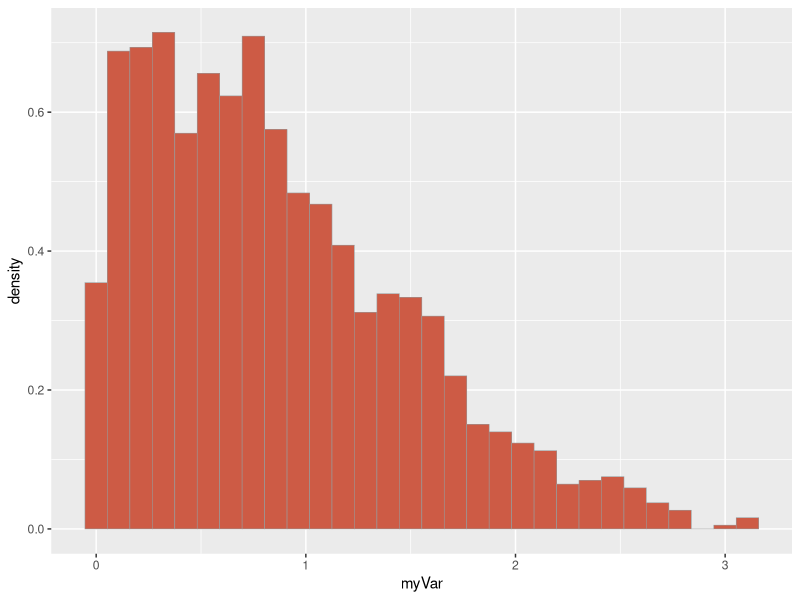
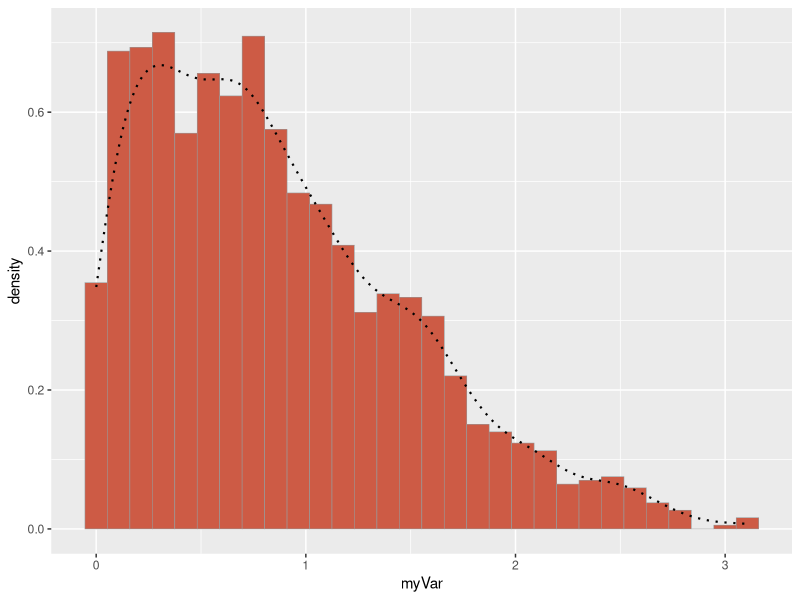
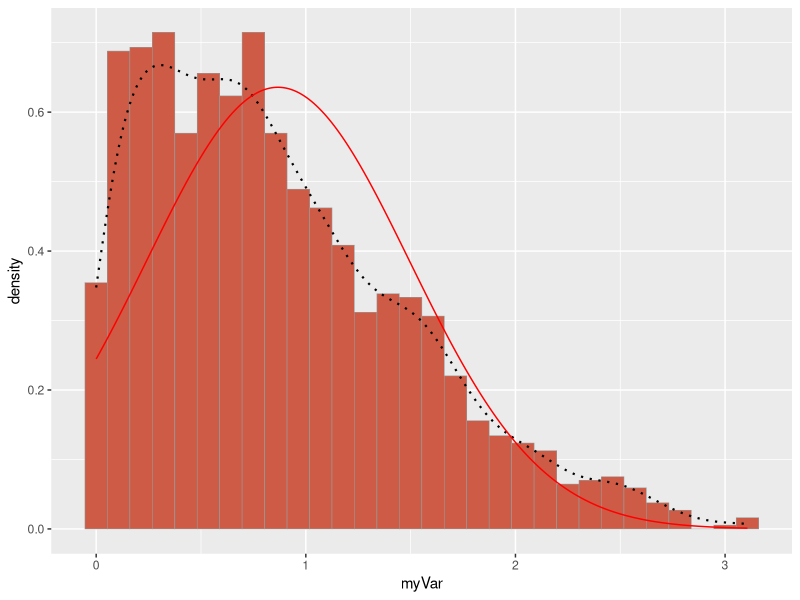
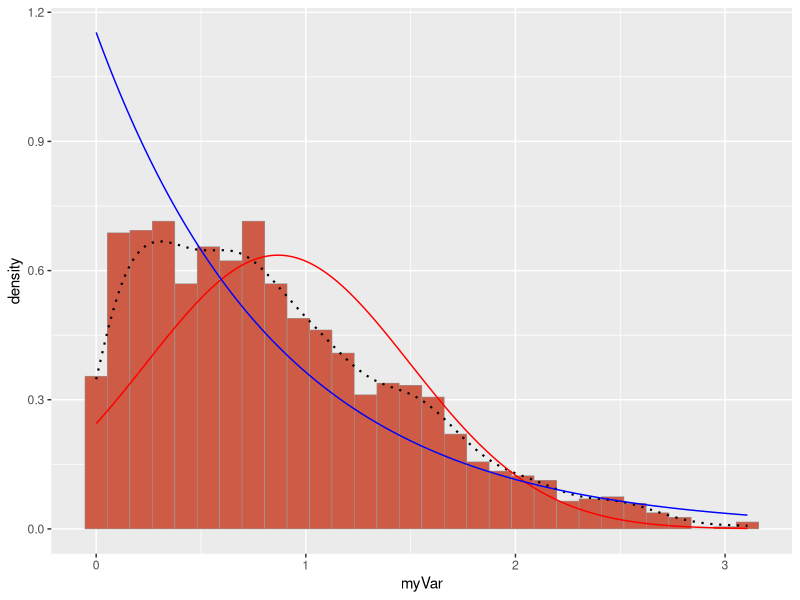
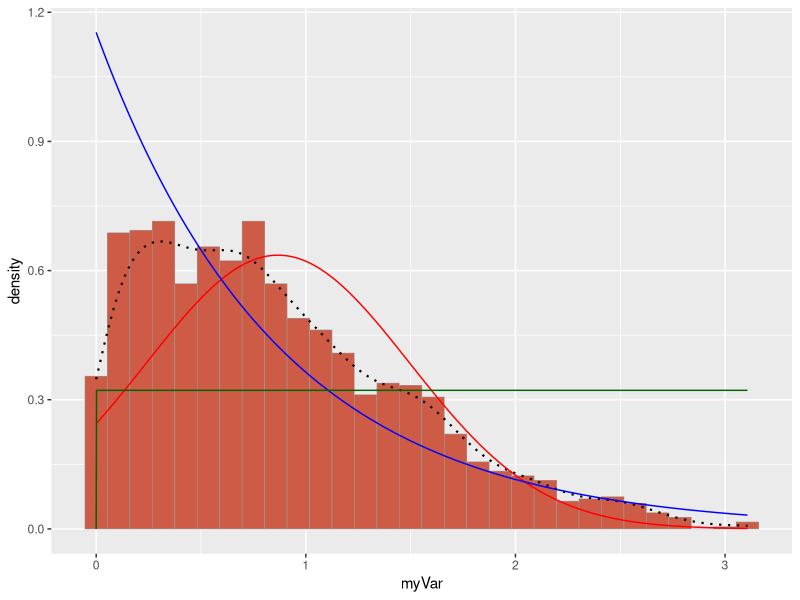
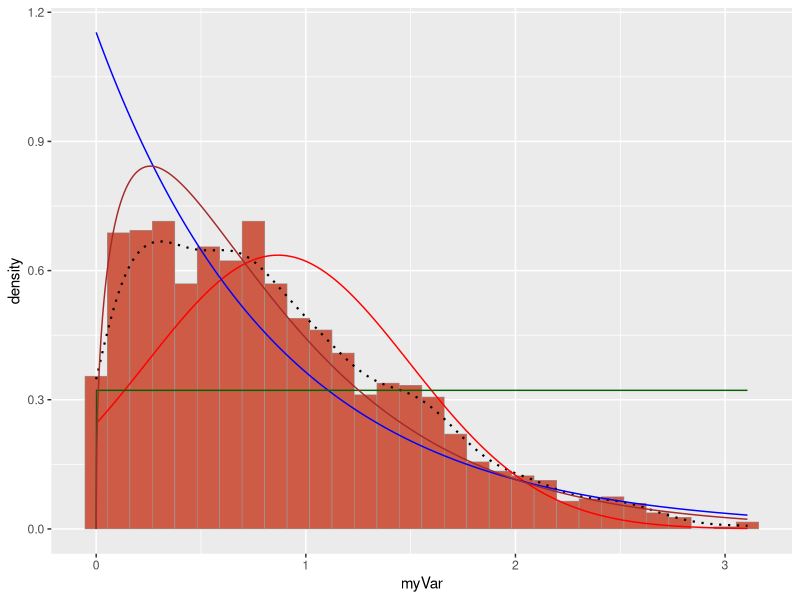
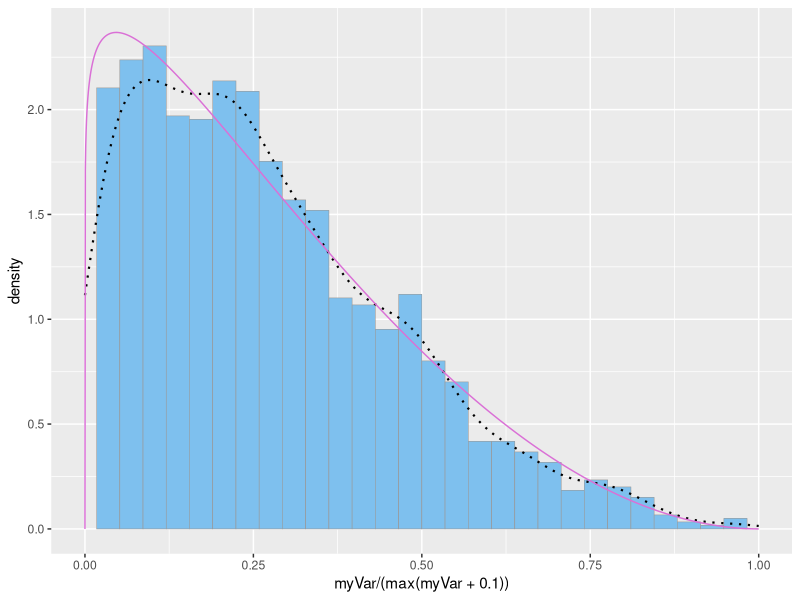
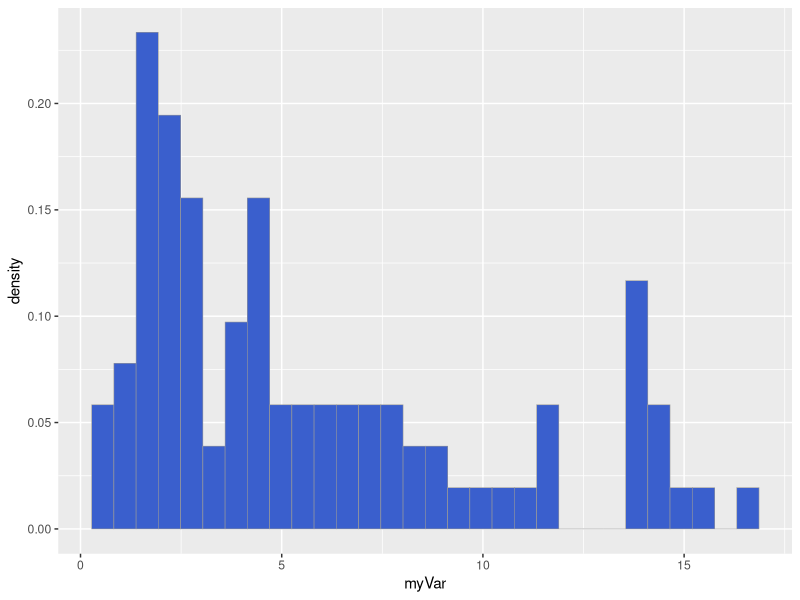

The R source for these figures, in order:
## ---- chunk 1
knitr::opts_chunk$set(echo = TRUE)
## ---- chunk 2
library(ggplot2) # for graphics
library(MASS) # for maximum likelihood estimation

# quick and dirty, a truncated normal distribution to work on the solution set

# -------------- Read in Data Vector --------------
z <- rnorm(n=3000,mean=0.2)
z <- data.frame(1:3000,z)
names(z) <- list("ID","myVar")
z <- z[z$myVar>0,]
str(z)
summary(z$myVar)

# ----------------- Plot Histogram of Data ------------
p1 <- ggplot(data=z, aes(x=myVar, y=..density..)) +
  geom_histogram(color="grey60",fill="coral3",size=0.2) 
print(p1)

# -------------- Add empirical density curve ----------
p1 <-  p1 +  geom_density(linetype="dotted",size=0.75)
print(p1)

# ------------ Max Likelihood Parameters for Normal -----
normPars <- fitdistr(z$myVar,"normal")
print(normPars)
str(normPars)
normPars$estimate["mean"] # note structure of getting a named attribute

# ----------- NORMAL Prob Density ------------------
meanML <- normPars$estimate["mean"]
sdML <- normPars$estimate["sd"]

xval <- seq(0,max(z$myVar),len=length(z$myVar))

stat <- stat_function(aes(x = xval, y = ..y..), fun = dnorm, colour="red", n = length(z$myVar), args = list(mean = meanML, sd = sdML))
p1 + stat

# -----------EXPONENTIAL Prob Density ---------------
# models continuous variables
expoPars <- fitdistr(z$myVar,"exponential")
rateML <- expoPars$estimate["rate"]

stat2 <- stat_function(aes(x = xval, y = ..y..), fun = dexp, colour="blue", n = length(z$myVar), args = list(rate=rateML))
p1 + stat + stat2

# --------- UNIFORM Prob Density ------------------
# assumes every outcome has same probability of occuring
stat3 <- stat_function(aes(x = xval, y = ..y..), fun = dunif, colour="darkgreen", n = length(z$myVar), args = list(min=min(z$myVar), max=max(z$myVar)))
p1 + stat + stat2 + stat3

# ----------- GAMMA Prob Density ---------------
# Sum of expo distrubutions
# time series modeling
gammaPars <- fitdistr(z$myVar,"gamma")
shapeML <- gammaPars$estimate["shape"]
rateML <- gammaPars$estimate["rate"]

stat4 <- stat_function(aes(x = xval, y = ..y..), fun = dgamma, colour="brown", n = length(z$myVar), args = list(shape=shapeML, rate=rateML))
p1 + stat + stat2 + stat3 + stat4

# ----------- BETA Prob Density ---------------------
# generalization of uniform distribution
# bounded and continuous, no specific shape
# shape changes based on parameters
# used in bassian analysis, as a way to have an assumption
pSpecial <- ggplot(data=z, aes(x=myVar/(max(myVar + 0.1)), y=..density..)) +
  geom_histogram(color="grey60",fill="skyblue2",size=0.2) + 
  xlim(c(0,1)) +
  geom_density(size=0.75,linetype="dotted")

betaPars <- fitdistr(x=z$myVar/max(z$myVar + 0.1),start=list(shape1=1,shape2=2),"beta")
shape1ML <- betaPars$estimate["shape1"]
shape2ML <- betaPars$estimate["shape2"]

statSpecial <- stat_function(aes(x = xval, y = ..y..), fun = dbeta, colour="orchid", n = length(z$myVar), args = list(shape1=shape1ML,shape2=shape2ML))
pSpecial + statSpecial
## ---- chunk 3
# This study looked at the energetic cost of locomotion of bottlenose dolphins
# variable I chose to focus on was "ml of O2 per kg dolphin per minute"
z <- read.csv("Fig_3.csv",header=TRUE,sep=",")
str(z)

z<-na.omit(z)
z$myVar <-z$O2_ml_per_kg_min
summary(z)

# Histogram of Data
p1 <- ggplot(data=z, aes(x=myVar, y=after_stat(density))) +
  geom_histogram(color="grey60",fill="royalblue3",size=0.2) 
print(p1)

# Gamma Probability Density (Fits Pretty Well)
gammaPars <- fitdistr(z$myVar,"gamma")
shapeML <- gammaPars$estimate["shape"]
rateML <- gammaPars$estimate["rate"]

stat <- stat_function(aes(x = myVar, y = ..y..), fun = dgamma, colour="brown", n = length(z$myVar), args = list(shape=shapeML, rate=rateML))
p1 + stat 

# Normal Probability Density (DOES NOT MATCH WELL!)
meanML <- normPars$estimate["mean"]
sdML <- normPars$estimate["sd"]

xval <- seq(0,max(z$myVar),len=length(z$myVar))

stat2 <- stat_function(aes(x = myVar, y = ..y..), fun = dnorm, colour="orchid", n = length(z$myVar), args = list(mean = meanML, sd = sdML))
p1 + stat + stat2
## ---- chunk 4
# ------------------ Creating a New Simulation --------------------------
# Max Likelihood Parameters
normPars <- fitdistr(z$myVar,"normal")
print(normPars)
str(normPars)
normPars$estimate["mean"] # note structure of getting a named attribute

# Reading in New Vector
simul <- rnorm(n=3000,mean=5.676607)
simul <- data.frame(1:3000,simul)
names(simul) <- list("ID","myVar")
simul <- simul[simul$myVar>0,]
str(simul)
summary(simul$myVar)

# Histogram of Simulation
p2 <- ggplot(data=simul, aes(x=myVar, y=after_stat(density))) +
  geom_histogram(color="grey60",fill="darkslategrey",size=0.2) 
print(p2)

# Gamma Probability Density of Simulation
gammaPars <- fitdistr(z$myVar,"gamma")
shapeML <- gammaPars$estimate["shape"]
rateML <- gammaPars$estimate["rate"]

stat <- stat_function(aes(x = myVar, y = ..y..), fun = dgamma, colour="brown", n = length(simul$myVar), args = list(shape=shapeML, rate=rateML))
p2 + stat
## ---- chunk 5
# Fresh Plot of the Original Dolphin Data
print(p1 + stat)

#Fresh Simulated Plot 
print(p2 + stat)
